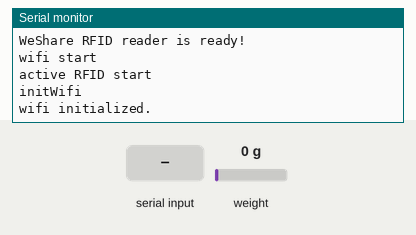
Recording of a sketch running on a simulated Arduino Nano, built with avr-gcc and run on an emulated ATmega328P. Shown: the last lines printed to the serial monitor. The inputs (shaded band) are chosen by the test bench; at power-on: weight on the scale 0 g. The modem accepts every AT command (registered, SIM ready, sends succeed) and sends nothing else.

Above: at 9.2 s.
9.3 s: "," received over the second serial link
At 13.1 s:
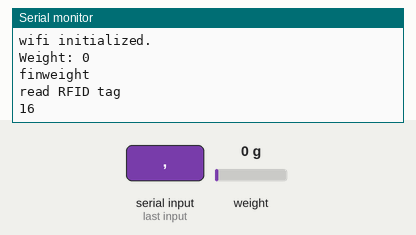
14.0 s: weight on the scale set to 1250 g
At 16.7 s:
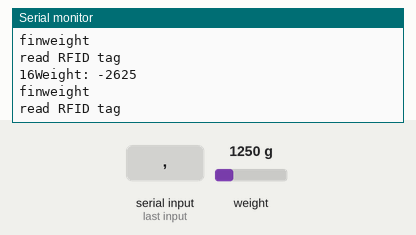

Measured:
- after the input at 9.3 s, the serial monitor: prints a new line after 2.8 s (image 1)
- after the input at 14.0 s, the serial monitor: prints a new line after 1.1 s (image 2)

The sketch:

LABIot_Demo_V2.3_Kenji.ino
```cpp
/**
   lab IoT demo on Arduino Nano
   LMT 2021.5.19
   Function description:
   initWifi(): start wifi connection
   initCIP(): start CIPSEND
   httpPost(): POST data
   getWeightData(): get data of weight sensor
   getRFIDData(): get data of RFID sensor, buzzer control is under this function
   buildData(): build JSON data string
   reset(): ESP reset

   new update on 2021.5.19
   UHF RFID part
   change buzzer into LED light
*/


#include<SoftwareSerial.h>
#include "HX711.h"
#include <SPI.h>

//basic setting of hardware
const String unitinfo = "1";
//WEIGHT SENSOR
const int DT_PIN = A0;
const int SCK_PIN = A1;
//BUZZER
//const int BEEP = A7;

//UHF RFID setting
SoftwareSerial uhf(5, 6); //RX,TX//115200
//UHF Commands
byte readSingle[] = {0xBB, 0x00, 0x22, 0x00, 0x00, 0x22, 0x7E};
byte readMulti[] = {0xBB, 0x00, 0x27, 0x00, 0x03, 0x22, 0x00, 0x0A, 0x56, 0x7E};//10 times rotation
byte stopRead[] = {0xBB, 0x00, 0x28, 0x00, 0x00, 0x28, 0x7E};
byte setBaudrate[] = {0xBB, 0x00, 0x11, 0x00, 0x02, 0x00, 0x60, 0x73, 0x7E};

String idList = "";


SoftwareSerial esp(3, 2);  // RX, TX//9600
HX711 scale;

//link setting//fix in initWifi()
#define wifi_ssid "LSK 7028"//ap address
#define wifi_pwd "wesharetechnology"//ap password
//#define wifi_ssid "iottest"//ap address
//#define wifi_pwd "11111111"//ap password

//post setting
#define url "/hwinfo"
#define server "148.70.180.108"

void setup() {
  //make another Vcc on pin D12 & D11
//  pinMode(12, OUTPUT); digitalWrite(12, HIGH);
//  pinMode(11, OUTPUT); digitalWrite(11, HIGH);

  Serial.begin(115200);
  while (!Serial) {
    ;
  }
  Serial.println("WeShare RFID reader is ready!");
  esp.begin(9600);
  Serial.println("wifi start");
  uhf.begin(115200);
  Serial.println("active RFID start");
  //  esp.write("AT\r\n");
  //  delay(2000);

  //SPI.begin();

  scale.begin(DT_PIN, SCK_PIN);
  scale.set_scale();  // 開始取得比例參數
  scale.tare();//////////程序崩坏点！！！！！！！

  initWifi();
}

void loop() {

  String weight = String(getWeightData());
  Serial.println("finweight");
  delay(100);
  char rfid[100] = { 0 };
  getRFIDDataChar(rfid);
//  Serial.println(id);
//  Serial.println("finrfid");
//  delay(100);
//  String timestamp = "1";
//
//  char rfid[6][100] = { 0 };
//  int id_len = id.length();
//  char char_id[id_len];
//  id.toCharArray(char_id,id_len);
//  int scan_length = sizeof(char_id) / sizeof(char);
//  //Serial.println((String)"scan length" + scan_length);
////  Serial.println((String)"char_id: " + char_id);
//  separate(char_id,rfid,scan_length);
//
//  String targetID = getTargetID(rfid);
//
//
//  String data = buildData(targetID, timestamp, weight, unitinfo);
//
//  httpPost(data);
//  delay(2000);
}


//private fucntions *******************************************************


float getWeightData() {
  delay(2000);
  float current_weight = scale.get_units(10);
  float true_weight = (current_weight) / -200;
  Serial.print("Weight: ");
  Serial.println((current_weight) / -200, 0.0);
  return true_weight;
}


String getRFIDData(void) {
//print RFID reply
  uhf.listen();
  Serial.println("read RFID tag");

  uhf.write(readSingle, sizeof(readSingle));
  String idList = "";

  while (!uhf.available()){} //wait for RFID response
  delay(1000); //additional dealy, since RFID string can be quite long and take a while to arrive
  while (uhf.available()) {
    int hexIn = uhf.read();
    if (String(hexIn).length() < 2) idList += "0"; //add a zero if hexIn is only one digit
    idList += String(hexIn,HEX);
    if (hexIn == 0x7E) idList += " ";
    else idList += ",";
    if (!uhf.available()){//wait till last HEX message has arrived
      return idList;
    }
  }
}


void getRFIDDataChar(char idResult[]) {
//print RFID reply
  uhf.listen();
  Serial.println("read RFID tag");

  uhf.write(readSingle, sizeof(readSingle));
  //String idList = "";
  int i=0;

  while (!uhf.available()){} //wait for RFID response
  delay(1000); //additional dealy, since RFID string can be quite long and take a while to arrive
  while (uhf.available()) {
    int hexIn = uhf.read();
    Serial.print((hexIn,HEX));
    //if (String(hexIn).length() < 2) idResult[i+1] = "0";i++; //add a zero if hexIn is only one digit
    //idResult[i] = char(hexIn,HEX);

    //if (hexIn == 0x7E) idList += " ";
    //else idList += ",";
    //if (!uhf.available()){//wait till last HEX message has arrived
    //  return idList;
    //}
  }
}


void initWifi() {
  esp.listen();
  delay(2000);
  Serial.println("initWifi");
  String cmd1 = "AT+CWJAP=\"";
  cmd1 += wifi_ssid;
  cmd1 += "\",\"";
  cmd1 += wifi_pwd;
  cmd1 += "\"";
  esp.println(cmd1);
  delay(5000);

  if (esp.find("OK")) {//获得连接ok
    Serial.println("wifi initialized.");
  } else {
    //    initWifi();
    Serial.println("wifi reconnect");
  }//建立对远程服务器的TCP连接
}

void initCIP() {
//  esp.listen();
  Serial.println("initCIP()");
  String cmd2 = "AT+CIPSTART=\"TCP\",\"";
  cmd2 += server;
  cmd2 += "\",5000";
  esp.println(cmd2);//start a TCP connection.
  if (esp.find("OK")) {
    Serial.println("server connected");
  }
}

void httpPost (String data) {//post data
  esp.listen();
  Serial.println("httpPost():" + data);
  initCIP();
  String postRequest = "POST ";
  postRequest += url;
  postRequest += " HTTP/1.0\r\n";
  postRequest += "Host: " ;
  postRequest += server;
  postRequest += "\r\n";
  postRequest += "Accept: *" ;
  postRequest += "/";
  postRequest += "*\r\n" ;
  postRequest += "Content-Length: " ;
  postRequest += data.length();
  postRequest += "\r\n" ;
  postRequest += "Content-Type: application/json\r\n" ;
  postRequest += "\r\n" ;
  postRequest += data;

  String sendCmd = "AT+CIPSEND=";//determine the number of caracters to be sent.
  esp.print(sendCmd);
  esp.println(postRequest.length() );
  delay(500);
  if (esp.find(">")) {
    Serial.println("Sending..");
    esp.print(postRequest);
    if ( esp.find("SEND OK")) {
      Serial.println("Packet sent");
      while (!esp.available()){} //wait for ESP response
      while (esp.available()) {
        String tmpResp = esp.readString();
        Serial.println(tmpResp);
      }
      // close the connection
      //            esp.println("AT+CIPCLOSE");
    }
  }
}


String buildData(String id, String timestamp, String weight, String unitinfo) { //组建发送的json字符串
  Serial.println("IN the buildData");
  String payload = "{";
  payload += "\"Targetid\":\"";
  payload += id;
  payload += "\",";
  payload += "\"Timestamp\":\"";
  payload += timestamp;
  payload += "\",";
  payload += "\"Weight\":";
  payload += weight;
  payload += ",";
  payload += "\"Unitinfo\":\"";
  payload += unitinfo;
  payload += "\"}";
  Serial.println(payload);
  return payload;
  //  char attributes[100];
  //  payload.toCharArray( attributes, 100 );
}


void reset() {//重置函数

  esp.println("AT+RST");

  delay(1000);

  if (esp.find("OK") ) Serial.println("Module Reset");

}

void array_to_string(byte array[], unsigned int len, char buffer[]) { //byte array to HEX string
  for (unsigned int i = 0; i < len; i++)
  {
    byte nib1 = (array[i] >> 4) & 0x0F;
    byte nib2 = (array[i] >> 0) & 0x0F;
    buffer[i * 2 + 0] = nib1  < 0xA ? '0' + nib1  : 'A' + nib1  - 0xA;
    buffer[i * 2 + 1] = nib2  < 0xA ? '0' + nib2  : 'A' + nib2  - 0xA;
  }
  buffer[len * 2] = '\0';
}


//24June2021
//add separate,getTargetID

// seperate the different tags
void separate(char scanid[], char store[][100], int lenght)
{
  int k = 0;
  for (int j = 0; j < 6; j++) {
    int i = 0;
    while (scanid[k] != ' ')                                            //change from i to k
    {
      store[j][i] = scanid[k];
      Serial.print(store[j][i]);
      i++; k++;
      if (k > lenght) {
        return;
      }
    }
    k++;
  }

  return;
}


//get the targetid
String getTargetID(char rfid[][100])
{
  String targetID = "";
  char target[6][8] = { 0 };
  for(int a=0 ; a<6 ; a++)
  {
    if (rfid[a][0] != 'b')
    {
      return targetID;
    }
    int i = 0, j = 0, k = 0;
    while (i < 16)
    {

      if (i>=12 && i<=15)
      {
        if (rfid[a][j] != ',')
        {
          target[a][k] = rfid[a][j];
          k++;
        }
      }
      if (rfid[a][j] == ',')
      {
        i++;
      }
      j++;
    }
    for (int i = 0, j=0 ; i < 8; i++)
    {
      targetID += target[a][i];
    }
    targetID += ",";
    Serial.println("For Testing Purpose,");
    Serial.println(targetID);
  }

  return targetID;
}
```
